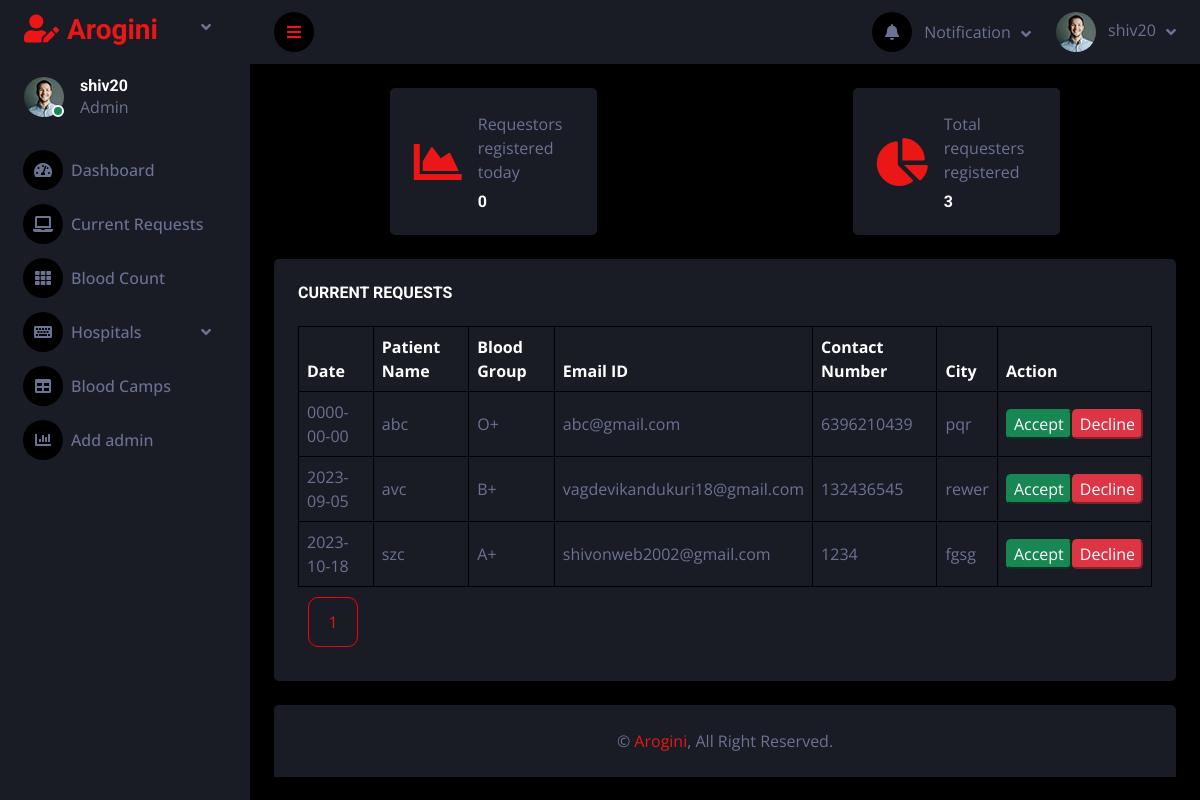
The app's page /user/admin/crrequest_admin.php?page=0 with its own data.
### tables this page shows
CREATE TABLE `signup` (
  `id` int(255) NOT NULL,
  `username` varchar(255) NOT NULL,
  `email` varchar(255) NOT NULL,
  `password` varchar(255) NOT NULL,
  `adm_status` int(5) NOT NULL
);

CREATE TABLE `requestblood` (
  `id` int(255) NOT NULL,
  `PatientName` varchar(255) NOT NULL,
  `ContactName` varchar(255) NOT NULL,
  `PhoneNumber` bigint(20) NOT NULL,
  `Emailid` varchar(255) NOT NULL,
  `BloodGroup` varchar(255) NOT NULL,
  `RequiredDate` date NOT NULL,
  `City` varchar(255) NOT NULL,
  `DoctorName` varchar(255) NOT NULL,
  `Gender` varchar(255) NOT NULL,
  `HospitalDetails` varchar(255) NOT NULL,
  `Comments` varchar(255) NOT NULL,
  `dt` date NOT NULL,
  `status` tinyint(2) NOT NULL DEFAULT 0
);

### user/admin/crrequest_admin.php (the view, shortened to what this page needs)
<?php
require_once('../connection.php');
$sql5="SELECT username FROM signup where adm_status ='1'";
$r5=mysqli_query($con, $sql5);
while($row1 = mysqli_fetch_array($r5)){
  $uname=$row1['username'];
}
 ?>
<!DOCTYPE html>
<html lang="en">
<head>
    <link href="https://cdnjs.cloudflare.com/ajax/libs/font-awesome/5.10.0/css/all.min.css" rel="stylesheet">
    <link href="https://cdn.jsdelivr.net/npm/bootstrap-icons@1.4.1/font/bootstrap-icons.css" rel="stylesheet">
    <link href="lib/owlcarousel/assets/owl.carousel.min.css" rel="stylesheet">
    <link href="lib/tempusdominus/css/tempusdominus-bootstrap-4.min.css" rel="stylesheet" />
    <link href="css/bootstrap.min.css" rel="stylesheet">
    <link href="css/style.css" rel="stylesheet">
</head>
<body>
    <div class="container-fluid position-relative d-flex p-0">
        <div class="sidebar pe-4 pb-3">
            <nav class="navbar bg-secondary navbar-dark">
                <a href="index.php" class="navbar-brand mx-4 mb-3">
                    <h3 class="text-primary"><i class="fa fa-user-edit me-2"></i>Arogini</h3>
                </a>
                <div class="d-flex align-items-center ms-4 mb-4">
                    <div class="position-relative">
                        <img class="rounded-circle" src="img/user.jpg" alt="" style="width: 40px; height: 40px;">
                        <div class="bg-success rounded-circle border border-2 border-white position-absolute end-0 bottom-0 p-1"></div>
                    </div>
                    <div class="ms-3">
                        <h6 class="mb-0"><?php echo $uname ?></h6>
                        <span>Admin</span>
                    </div>
                </div>
                <div class="navbar-nav w-100">
                    <a href="index.php?page=0" class="nav-item nav-link active"><i class="fa fa-tachometer-alt me-2"></i>Dashboard</a>
                    <a href="crrequest_admin.php?page=0" class="nav-link dropdown-toggle"><i class="fa fa-laptop me-2"></i>Current Requests</a>
                    <a href="blood_count.php" class="nav-item nav-link"><i class="fa fa-th me-2"></i>Blood Count</a>
                    <div class="nav-item dropdown">
                      <a href="hospitals.php" class="nav-item nav-link dropdown-toggle" data-bs-toggle="dropdown"><i class="fa fa-keyboard me-2"></i>Hospitals</a>
                   </div>
                    <a href="camps.php" class="nav-item nav-link"><i class="fa fa-table me-2"></i>Blood Camps</a>
                    <a href="admin.php" class="nav-item nav-link"><i class="fa fa-chart-bar me-2"></i>Add admin</a>
                </div>
            </nav>
        </div>
        <div class="content">
            <nav class="navbar navbar-expand bg-secondary navbar-dark sticky-top px-4 py-0">
                <a href="#" class="sidebar-toggler flex-shrink-0">
                    <i class="fa fa-bars"></i>
                </a>
                <div class="navbar-nav align-items-center ms-auto">
                    <div class="nav-item dropdown">
                        <a href="#" class="nav-link dropdown-toggle" data-bs-toggle="dropdown">
                            <i class="fa fa-bell me-lg-2"></i>
                            <span class="d-none d-lg-inline-flex">Notification</span>
                        </a>
                    </div>
                    <div class="nav-item dropdown">
                        <a href="#" class="nav-link dropdown-toggle" data-bs-toggle="dropdown">
                            <img class="rounded-circle me-lg-2" src="img/user.jpg" alt="" style="width: 40px; height: 40px;">
                            <span class="d-none d-lg-inline-flex"><?php echo $uname ?></span>
                        </a>
                    </div>
                </div>
            </nav>
            <div class="container-fluid pt-4 px-4">
                <div class="row g-10 d-flex align-items-center justify-content-around">
                    <div class="col-sm-6 col-xl-3">
                        <div class="bg-secondary rounded d-flex align-items-center justify-content-between p-4">
                            <i class="fa fa-chart-area fa-3x text-primary"></i>
                            <div class="ms-3">
                                <p class="mb-2">Requestors registered today</p>
                                <h6 class="mb-0"><?php
                                $sql9 = "SELECT count(*) FROM requestblood where dt=CURDATE() ";
                                $r9 = $con->query($sql9);
                                while($row9 = mysqli_fetch_array($r9))
                                {
                                  echo $row9['count(*)'];
                                  echo "<br />";
                                }
                                ?>
                                </h6>
                            </div>
                        </div>
                    </div>
                    <div class="col-sm-6 col-xl-3">
                        <div class="bg-secondary rounded d-flex align-items-center justify-content-between p-4">
                            <i class="fa fa-chart-pie fa-3x text-primary"></i>
                            <div class="ms-3">
                                <p class="mb-2">Total requesters registered</p>
                                <h6 class="mb-0"><?php
                                $sql7 = "SELECT count(*) FROM requestblood ";
                                $r7 = $con->query($sql7);
                                while($row7 = mysqli_fetch_array($r7))
                                {
                                  echo $row7['count(*)'];
                                  echo "<br />";
                                }
                                ?></h6>
                            </div>
                        </div>
                    </div>
                </div>
            </div>
            <div class="container-fluid pt-4 px-4">
                <div class="bg-secondary text-center rounded p-4 pagination">
                    <div class="d-flex align-items-center justify-content-between mb-4">
                        <h6 class="mb-0">CURRENT REQUESTS</h6>
                    </div>
                    <div class="table-responsive">
                        <table class="table text-start align-middle table-bordered table-hover mb-0">
                            <thead>
                                <tr class="text-white">
                                    <th scope="col">Date</th>
                                    <th scope="col">Patient Name</th>
                                    <th scope="col">Blood Group</th>
                                    <th scope="col">Email ID</th>
                                    <th scope="col">Contact Number</th>
                                    <th scope="col">City</th>
                                    <th scope="col">Action</th>
                                </tr>
                            </thead>
                            <tbody>
                              <?php
                                  $sql = "SELECT * FROM requestblood WHERE status = 0 limit ".$_GET['page'].", 5";
                                  $query_run = mysqli_query($con, $sql);
                                  while($row = mysqli_fetch_assoc($query_run))
                                  {
                                          ?>
                                          <tr class="eachrequest" id="bar_<?php echo $row['id']; ?>">
                                              <td>  <?php echo $row['RequiredDate']; ?></td>
                                              <td><?php echo $row['PatientName']; ?></td>
                                              <td><?php echo $row['BloodGroup']; ?></td>
                                              <td><?php echo $row['Emailid']; ?></td>
                                              <td><?php echo $row['PhoneNumber']; ?></td>
                                              <td><?php echo $row['City']; ?></td>
                                              <td>
                                                <div class="d-flex align-items-center justify-content-between">
                                                <button class="btn-success rounded" onClick="fun2(<?php echo $row['id'];?>, '<?php echo $row['BloodGroup']; ?>', '<?php echo $row['Emailid']; ?>')">Accept</button>
                                                <button class="btn-danger rounded" onClick="fun1(<?php echo $row['id'];?>)">Decline</button>
                                                  </div>
                                              </td>
                                          </tr>
                                          <?php
                                  }
                               ?>
                            </tbody>
                        </table>
                    </div>
                    <?php
                      $s = "SELECT COUNT(*) FROM requestblood WHERE status = 0";
                      $res = mysqli_query($con , $s);
                      $row = mysqli_fetch_assoc($res);
                      for($i=0;$i<$row['COUNT(*)']/5;$i++){
                    ?>
                    <a href="http://localhost/shivang/user/admin/crrequest_admin.php?page=<?php echo $i; ?>"><?php echo $i+1 ?></a>
                    <?php } ?>
                </div>
            </div>
            <div class="container-fluid pt-4 px-4">
                <div class="bg-secondary rounded-top p-4">
                    <div class="row">
                        <div class="col-12 col-sm-20 text-center">
                            &copy; <a href="#">Arogini</a>, All Right Reserved.
                        </div>
                    </div>
                </div>
            </div>
        </div>
    </div>
</body>
</html>

### user/admin/css/style.css (style rules this page uses)
:root { --primary: #EB1616; --secondary: #191C24; --light: #6C7293; --dark: #000000; }
.sidebar { position: fixed; top: 0; left: 0; bottom: 0; width: 250px; height: 100vh; overflow-y: auto; background: var(--secondary); transition: 0.5s; z-index: 999; }
.content { margin-left: 250px; min-height: 100vh; background: var(--dark); transition: 0.5s; }
@media (min-width: 992px) { .sidebar { margin-left: 0; } }
@media (min-width: 992px) { .content { width: calc(100% - 250px); } }
.sidebar .navbar .navbar-nav .nav-link { padding: 7px 20px; color: var(--light); font-weight: 500; border-left: 3px solid var(--secondary); border-radius: 0 30px 30px 0; outline: none; }
.sidebar .navbar .navbar-nav .nav-link i { width: 40px; height: 40px; display: inline-flex; align-items: center; justify-content: center; background: var(--dark) !important; border-radius: 40px; }
.sidebar .navbar .navbar-nav .nav-link:hover i, .sidebar .navbar .navbar-nav .nav-link.active i { background: var(--secondary); }
.sidebar .navbar .dropdown-toggle::after { position: absolute; top: 15px; right: 15px; border: none; content: "\f107"; font-family: "Font Awesome 5 Free"; font-weight: 900; transition: .5s; }
.content .navbar .navbar-nav .nav-link { margin-left: 25px; padding: 12px 0; color: var(--light); outline: none; }
.content .navbar .sidebar-toggler, .content .navbar .navbar-nav .nav-link i { width: 40px; height: 40px; display: inline-flex; align-items: center; justify-content: center; background: var(--dark); border-radius: 40px; }
.content .navbar .dropdown-toggle::after { margin-left: 6px; vertical-align: middle; border: none; content: "\f107"; font-family: "Font Awesome 5 Free"; font-weight: 900; transition: .5s; }
.pagination { flex-direction: column; }
.pagination a { margin: 10px; display: block; border: 1px solid red; height: 50px; width: 50px; display: flex; align-items: center; justify-content: center; border-radius: 10px; }
.eachrequest { position: relative; }

### records on screen
signup: username "shiv20"
requestblood: RequiredDate "0000-00-00", PatientName "abc", BloodGroup "O+", Emailid "abc@gmail.com", PhoneNumber "6396210439", City "pqr"
requestblood: RequiredDate "2023-09-05", PatientName "avc", BloodGroup "B+", Emailid "vagdevikandukuri18@gmail.com", PhoneNumber "132436545", City "rewer"
requestblood: RequiredDate "2023-10-18", PatientName "szc", BloodGroup "A+", Emailid "shivonweb2002@gmail.com", PhoneNumber "1234", City "fgsg"

### other values on screen
$row9['count(*)'] "0"
$row7['count(*)'] "3"
